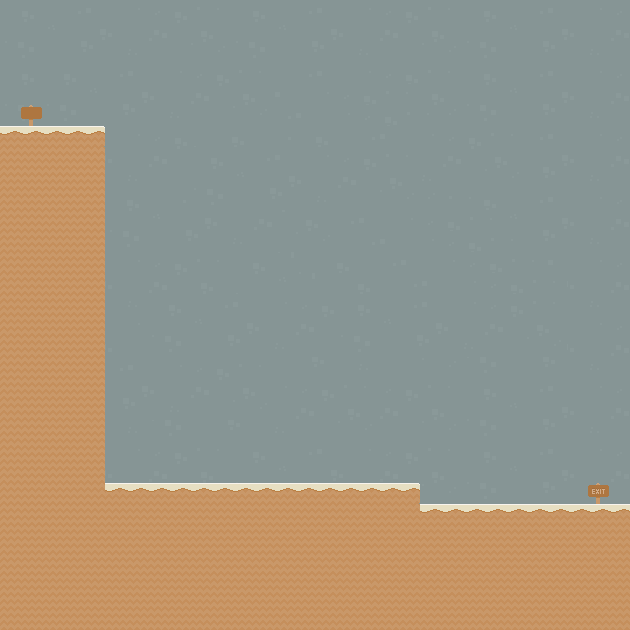

This game map was drawn from its Tiled (.tmx) file and the tilesets committed beside it. A one-line description and the trimmed map source follow:
An orthogonal 30x30 tile map with 21x21 px tiles, 4 tile layers (Tile Layer 1, Platforms, Spawn, Goal).

<map version="1.0" orientation="orthogonal" renderorder="right-down" width="30" height="30" tilewidth="21" tileheight="21">
 <tileset firstgid="1" source="spritesheet.tsx" />
 <layer name="Tile Layer 1" width="30" height="30">
  <data>[900 cells, 900 non-empty, 34 distinct tile ids]</data>
 </layer>
 <layer name="Platforms" width="30" height="30">
  <data>[900 cells, 48 non-empty, 3 distinct tile ids]</data>
 </layer>
 <layer name="Spawn" width="30" height="30">
  <data>[900 cells, 1 non-empty, 1 distinct tile ids]</data>
 </layer>
 <layer name="Goal" width="30" height="30">
  <data>[900 cells, 1 non-empty, 1 distinct tile ids]</data>
 </layer>
</map>
